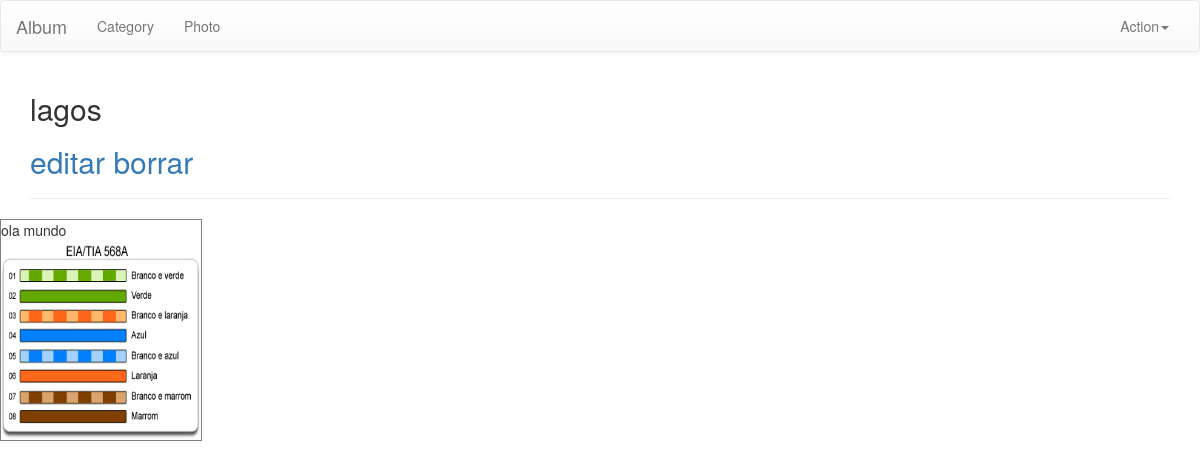
The page /album/category/1/detail/ on the database as committed earlier.
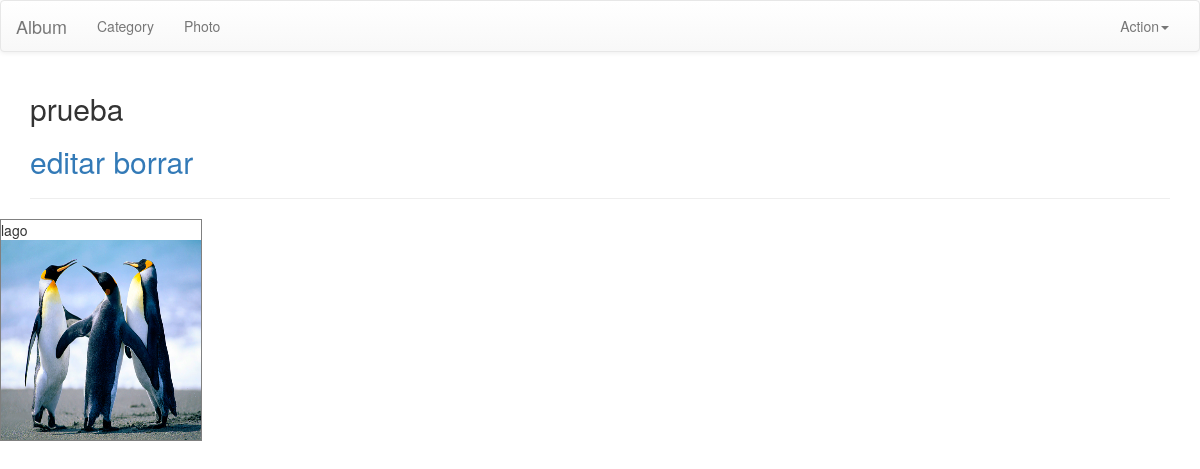
The same page on the database as committed later.
### album/models.py (models this page shows, shortened)
class Category(models.Model):
    name = models.CharField(max_length=50)

class Photo(models.Model):
	category=models.ForeignKey(Category,null=True,blank=True)
	title=models.CharField(max_length=50,default='No title')
	photo=models.ImageField(upload_to='photos/')
	pub_date=models.DateField(auto_now_add=True)
	favorite=models.BooleanField(default=False)
	comment=models.CharField(max_length=200,blank=True)

### album/views.py (the view)
# urls.py: url(r'^category/(?P<category_id>[0-9]+)/detail/$', views.category_detail, name='category-detail'),
def category_detail(request,category_id):
	category=Category.objects.get(id=category_id)
	context = {'object':category}
	return render(request, 'album/category_detail.html', context)

### album/templates/album/category_detail.html (shortened to what this page needs)
{% extends 'base.html' %}
{% load static %}
{% block section %}
	<H2>{{ object.name }}<H2>
	<a href="{% url 'category-update' object.id %}">editar</a>
	<a href="{% url 'category-delete' object.id %}">borrar</a>
	<HR>
{% endblock section %}
{% block maincontent %}
<div>
	<table border="1">
		<tr>
			{%  for p in object.photo_set.all %}
			<td>
				<div>
					{{ p.title}}
				</div>
				<div>
					<a href="{% url 'photo-detail' p.id %}">
					<img src="{% static p.photo.url %}" style="width: 200px; height: 200px"/>
					</a>
				</div>
			</td>
			{% endfor %}
		</tr>
	</table>
</div>
{% endblock maincontent %}

Rows that differ between the two databases and show on the page:
removed Photo: title "ola mundo", photo (picture)
changed Category: name "lagos" → "prueba"
added Photo: title "lago", photo (picture)
